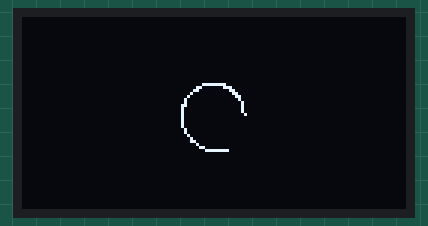
Recording of a program running on a simulated Raspberry Pi Pico running MicroPython. On the bench: 128×64 one-colour display. Library files of the repository ran but are not shown: ssd1306.py. At 6.5 s the program stops and its outputs stay as they are.

Above: at 1.98 s.
At 2.8 s:
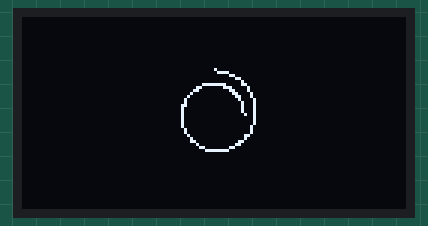
At 3.9 s:
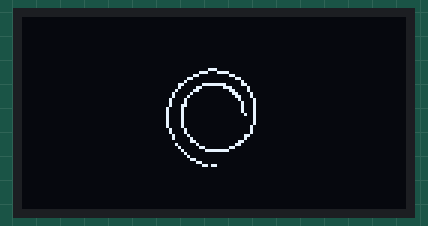
At 5.0 s:
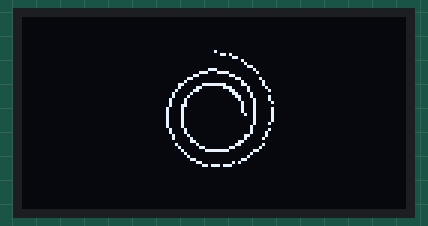
At 6.0 s:
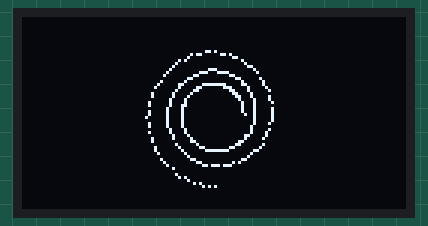
At 6.6 s:
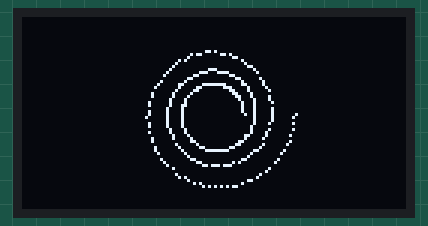

Measured:
- what the display in image 0 shows lasts 0.4 s, from 1.8 s to 2.2 s
- what the display in image 1 shows lasts 0.8 s, from 2.7 s to 3.5 s
- what the display in image 4 shows lasts 0.5 s, from 6.0 s to 6.5 s

The program:

05_ejemplo_08_oled_espiral.py
```python
from ssd1306 import SSD1306_I2C
from machine import I2C,Pin
import utime
import math

i2c = I2C(0,scl=Pin(1),sda=Pin(0),freq=400000)
oled = SSD1306_I2C(128,64,i2c)

#ubicarse en el centro de la pantalla
x0=64
y0=32

# tiene que ser menor a 32
r=10

# necesitamos ángulos de 360 grados para gradicar la circunferencia
# como la pantalla es chica, tomaremos de 0 a 90
for k in range (271): # hasta 90 e sun giro, 180 dos giros, ... 271 tres giros
    x=x0+int(r*math.cos(4*k*2*math.pi/360)) # se usan radianes
    y=y0-int(r*math.sin(4*k*2*math.pi/360)) # se usan radianes, y es resta porque y crece hacia abajo
    # r=(181/180)*r # el valor de r crecerá un poco cada vez que itera
    r=(271/270)*r # el valor de r crecerá un poco cada vez que itera
    oled.pixel(x,y,1)
    oled.show()
```
